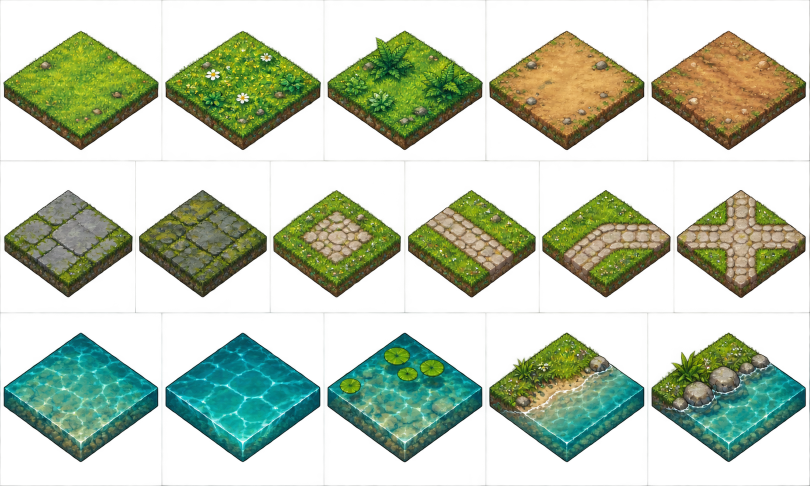
#> input picture godot/art/source/generated_g03/terrain_materials_master.png, 1619 x 971 px (shown at 1/2 size)
$ python build_art_pack.py
#> lines starting #> are read from the running program, lines starting #| are printed output that depends on the picture; after the words box and inside, x2 and y2 are one past the last pixel; in counts of white or black regions, pixels touching at a corner belong together
#!/usr/bin/env python3
"""Crop the original G03 raster master sheets into deterministic game assets."""

from __future__ import annotations

import json
from pathlib import Path

from PIL import Image

ROOT = Path(__file__).resolve().parents[1]
SOURCE = ROOT / "art/source/generated_g03"
TERRAIN = ROOT / "assets/tiles/terrain/g03"
PROPS = ROOT / "assets/props/g03"
CHARACTERS = ROOT / "assets/characters/wayfarer_v1"
TILE_SIZE = (128, 80)
ALPHA_CROP_THRESHOLD = 96

MATERIAL_TILES = [
    ("grass_meadow", 0, 0), ("grass_clover", 1, 0), ("grass_fern", 2, 0),
    ("dirt_ochre", 3, 0), ("dirt_dappled", 4, 0),
    ("stone_moss", 0, 1), ("stone_lichen", 1, 1),
    ("water_clear", 0, 2), ("water_ripple", 1, 2), ("water_lily", 2, 2),
]
PATH_TILES = [
    "path_center", "path_straight_ne_sw", "path_straight_nw_se",
    "path_bend", "path_cross",
]
TRANSITION_TILES = [
    "transition_grass_earth_edge_north", "transition_grass_earth_edge_east",
    "transition_grass_earth_edge_south", "transition_grass_earth_edge_west",
    "transition_grass_earth_diagonal", "transition_grass_water_stones_a",
    "transition_grass_water_stones_b", "transition_earth_cliff_edge",
]


def crop_cell(image: Image.Image, columns: int, rows: int, x: int, y: int, inset_x: int = 0) -> Image.Image:
    box = (
        round(x * image.width / columns), round(y * image.height / rows),
        round((x + 1) * image.width / columns), round((y + 1) * image.height / rows),
    )
    cell = image.crop(box).convert("RGBA")
    if inset_x:
        cell = cell.crop((inset_x, 0, cell.width - inset_x, cell.height))
    mask = cell.getchannel("A").point(lambda value: 255 if value >= ALPHA_CROP_THRESHOLD else 0)
    bounds = mask.getbbox()
    if bounds is None:
        raise ValueError(f"empty cell {x},{y} in {image.size}")
    sprite = cell.crop(bounds)
    # The raster source is painterly and not vector art. Fit it to the established
    # 128x80 texture contract; alpha outside the silhouette remains transparent.
    sprite = sprite.resize(TILE_SIZE, Image.Resampling.LANCZOS)
    return clear_low_alpha(sprite)


def crop_rect(image: Image.Image, box: tuple[int, int, int, int]) -> Image.Image:
    sprite = image.crop(box).convert("RGBA")
    mask = sprite.getchannel("A").point(lambda value: 255 if value >= ALPHA_CROP_THRESHOLD else 0)
    bounds = mask.getbbox()
    if bounds is None:
        raise ValueError(f"empty custom crop {box}")
    return clear_low_alpha(sprite.crop(bounds).resize(TILE_SIZE, Image.Resampling.LANCZOS))


def clear_low_alpha(image: Image.Image, cutoff: int = 12) -> Image.Image:
    image = image.convert("RGBA")
    alpha = image.getchannel("A")
    alpha = alpha.point(lambda value: 0 if value < cutoff else value)
    image.putalpha(alpha)
    return image


def save_grid_tiles() -> list[dict[str, object]]:
    material_sheet = Image.open(SOURCE / "terrain_materials_master.png").convert("RGBA")
    path_sheet = Image.open(SOURCE / "paths_master.png").convert("RGBA")
    transition_sheet = Image.open(SOURCE / "transitions_master.png").convert("RGBA")
    TERRAIN.mkdir(parents=True, exist_ok=True)
    records: list[dict[str, object]] = []
    for name, x, y in MATERIAL_TILES:
        if name == "stone_moss":
            image = crop_rect(material_sheet, (0, round(material_sheet.height / 3), 275, round(2 * material_sheet.height / 3)))
        elif name == "stone_lichen":
            # The source sheet places a stray neighboring outline just left of
            # this stone; trim that 3px sliver without touching the tile face.
            image = crop_rect(material_sheet, (281, round(material_sheet.height / 3), 550, round(2 * material_sheet.height / 3)))
        else:
            image = crop_cell(material_sheet, 5, 3, x, y)
        filename = f"{name}.png"
        image.save(TERRAIN / filename, optimize=True)
        records.append(tile_record(name, filename, "terrain"))
    for index, name in enumerate(PATH_TILES):
        image = crop_cell(path_sheet, 3, 2, index % 3, index // 3)
        filename = f"{name}.png"
        image.save(TERRAIN / filename, optimize=True)
        records.append(tile_record(name, filename, "path"))
    for index, name in enumerate(TRANSITION_TILES):
        image = crop_cell(transition_sheet, 4, 2, index % 4, index // 4)
        filename = f"{name}.png"
        image.save(TERRAIN / filename, optimize=True)
        records.append(tile_record(name, filename, "transition"))
    return records


def tile_record(name: str, filename: str, group: str) -> dict[str, object]:
    master = {
        "terrain": "terrain_materials_master.png",
        "path": "paths_master.png",
        "transition": "transitions_master.png",
    }[group]
    return {
        "name": name,
        "group": group,
        "path": f"res://assets/tiles/terrain/g03/{filename}",
        "size": [128, 80],
        "tile_pitch": [128, 64],
        "texture_origin": [0, -8],
        "display_scale": 0.5,
        "pivot": [64, 32],
        "editable_source": f"res://art/source/generated_g03/{master}",
    }


def save_prop(sheet: Image.Image, filename: str, half: int) -> dict[str, object]:
    left = 0 if half == 0 else sheet.width // 2
    right = sheet.width // 2 if half == 0 else sheet.width
    crop = sheet.crop((left, 0, right, sheet.height)).convert("RGBA")
    mask = crop.getchannel("A").point(lambda value: 255 if value >= 80 else 0)
    bounds = mask.getbbox()
    if bounds is None:
        raise ValueError(f"missing prop in half {half}")
    prop = crop.crop(bounds)
    prop.thumbnail((240, 260), Image.Resampling.LANCZOS)
    canvas = Image.new("RGBA", (256, 288), (0, 0, 0, 0))
    canvas.alpha_composite(prop, ((256 - prop.width) // 2, 280 - prop.height))
    canvas.save(PROPS / filename, optimize=True)
    return {
        "path": f"res://assets/props/g03/{filename}",
        "size": [256, 288],
        "pivot": [128, 280],
        "display_scale": 0.5,
        "origin": "asset base/feet; shadows included in original illustration",
    }


def save_props() -> dict[str, object]:
    PROPS.mkdir(parents=True, exist_ok=True)
    sheet = Image.open(SOURCE / "props_master.png").convert("RGBA")
    return {
        "tree_mosswood": save_prop(sheet, "tree_mosswood.png", 0),
        "rock_moss_stone": save_prop(sheet, "rock_moss_stone.png", 1),
    }


def save_character() -> dict[str, object]:
    sheet = Image.open(SOURCE / "wayfarer_character_master.png").convert("RGBA")
    frame_width, frame_height = 128, 160
    sprite_sheet = Image.new("RGBA", (frame_width * 8, frame_height * 4), (0, 0, 0, 0))
    frame_records = []
    for row in range(4):
        for column in range(8):
            box = (
                round(column * sheet.width / 8), round(row * sheet.height / 4),
                round((column + 1) * sheet.width / 8), round((row + 1) * sheet.height / 4),
            )
            frame = sheet.crop(box).convert("RGBA")
            mask = frame.getchannel("A").point(lambda value: 255 if value >= 64 else 0)
            bounds = mask.getbbox()
            if bounds is None:
                raise ValueError(f"empty character frame {row},{column}")
            frame = clear_low_alpha(frame.crop(bounds), 12)
            frame.thumbnail((116, 142), Image.Resampling.LANCZOS)
            canvas = Image.new("RGBA", (frame_width, frame_height), (0, 0, 0, 0))
            canvas.alpha_composite(frame, ((frame_width - frame.width) // 2, 152 - frame.height))
            sprite_sheet.alpha_composite(canvas, (column * frame_width, row * frame_height))
            frame_records.append({
                "row": row,
                "column": column,
                "rect": [column * frame_width, row * frame_height, frame_width, frame_height],
                "pivot": [64, 152],
            })
    CHARACTERS.mkdir(parents=True, exist_ok=True)
    sprite_sheet.save(CHARACTERS / "wayfarer_v1.png", optimize=True)
    return {
        "path": "res://assets/characters/wayfarer_v1/wayfarer_v1.png",
        "frame_size": [frame_width, frame_height],
        "columns": 8,
        "rows": 4,
        "directions": ["se", "sw", "nw", "ne"],
        "frame_pivot": [64, 152],
        "animation_groups": {"idle": [0, 1, 2, 3], "walk": [4, 5, 6, 7]},
        "idle_fps": 4,
        "walk_fps": 8,
        "frame_count": len(frame_records),
        "frames": frame_records,
        "source_art": "art/source/generated_g03/wayfarer_character_master.png",
    }


def main() -> None:
    expected_names = {
        f"{name}.png" for name, _, _ in MATERIAL_TILES
    } | {f"{name}.png" for name in PATH_TILES} | {f"{name}.png" for name in TRANSITION_TILES}
    TERRAIN.mkdir(parents=True, exist_ok=True)
    for old_file in TERRAIN.iterdir():
        if old_file.suffix in {".png", ".import"}:
            image_name = old_file.name.removesuffix(".import")
            if image_name not in expected_names:
                old_file.unlink()
    tile_records = save_grid_tiles()
#> in save_grid_tiles, material_sheet is the input picture: PIL image 1619x971 RGBA; mean R, G, B, A 41.8, 54.4, 32.3, 101.4
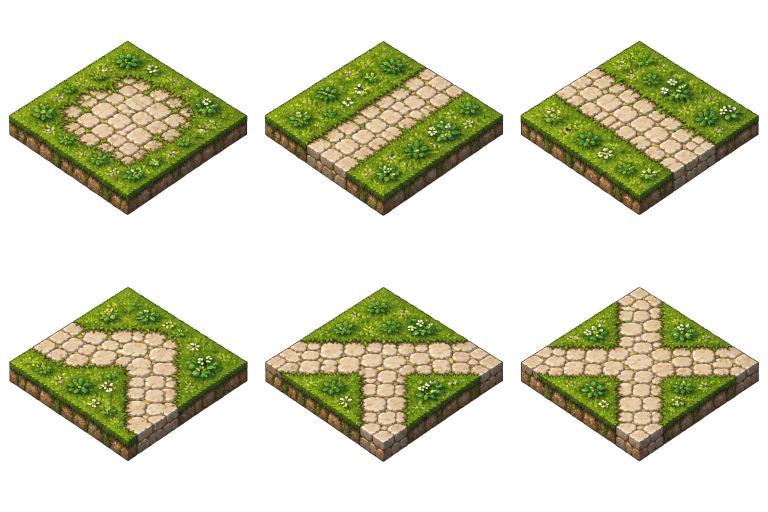
#> input picture godot/art/source/generated_g03/paths_master.png, 1536 x 1024 px (shown at 1/2 size)
#> in save_grid_tiles, path_sheet is the input picture: PIL image 1536x1024 RGBA; mean R, G, B, A 77.7, 77.6, 36.8, 88.5
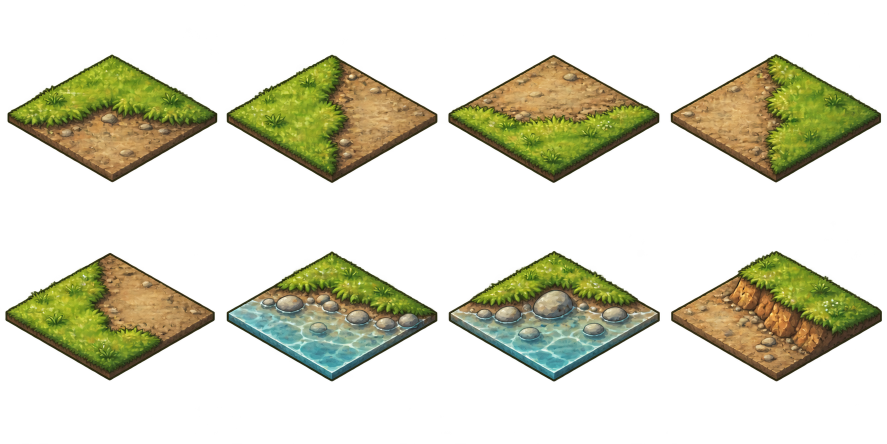
#> input picture godot/art/source/generated_g03/transitions_master.png, 1774 x 887 px (shown at 1/2 size)
#> in save_grid_tiles, transition_sheet is the input picture: PIL image 1774x887 RGBA; mean R, G, B, A 39.6, 39.2, 19.6, 74.9
#> the loop in save_grid_tiles, `for name, x, y in MATERIAL_TILES:` made 10 passes
#> pass 1, in crop_cell, `mask = cell.getchannel("A").point(lambda value: 255 if value >= ALPHA_..`:
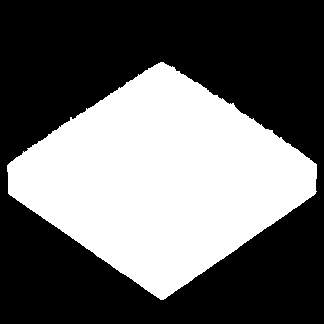
#> mask: PIL image 324x324 L; 40.1% white; 1 white region, box (x1, y1, x2, y2) and area: (7, 62, 317, 300) 42101
#> after the loop in save_grid_tiles, `for name, x, y in MATERIAL_TILES:`: records = 10 items
#> the loop in save_grid_tiles, `for index, name in enumerate(PATH_TILES):` made 5 passes
#> bounds in crop_cell on passes 1 to 5: (18, 81, 495, 430), (18, 82, 494, 431), (17, 82, 494, 430), (18, 62, 495, 410), (19, 62, 494, 412)
#> after the loop in save_grid_tiles, `for index, name in enumerate(PATH_TILES):`:
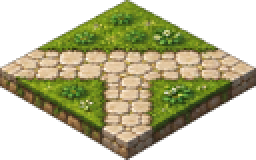
#> image: PIL image 128x80 RGBA (shown 2 times larger); mean R, G, B, A 78.8, 77.5, 43.2, 139.4; transparent parts drawn white
#> after the loop in save_grid_tiles, `for index, name in enumerate(PATH_TILES):`: records = 15 items
#> the loop in save_grid_tiles, `for index, name in enumerate(TRANSITION_TILES):` made 8 passes
#> bounds in crop_cell on passes 1 to 8: (15, 109, 435, 364), (9, 110, 431, 366), (10, 110, 432, 366), (11, 109, 432, 365), (11, 62, 430, 317), (9, 59, 431, 319), (10, 58, 433, 319), (12, 58, 434, 319)
#> after the loop in save_grid_tiles, `for index, name in enumerate(TRANSITION_TILES):`:
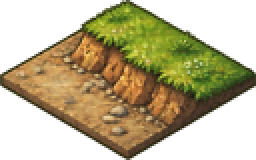
#> image: PIL image 128x80 RGBA (shown 2 times larger); mean R, G, B, A 74.4, 64.8, 29.8, 136.5; transparent parts drawn white
#> after the loop in save_grid_tiles, `for index, name in enumerate(TRANSITION_TILES):`: records = 23 items
#> tile_records = 23 items
    props = save_props()
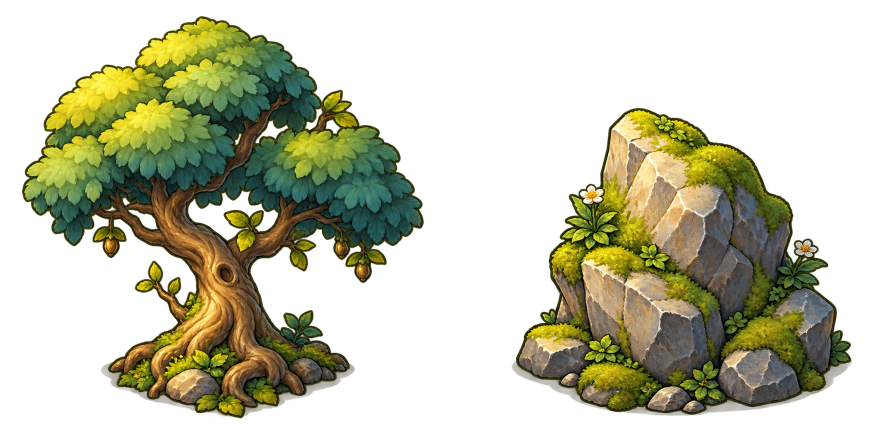
#> input picture godot/art/source/generated_g03/props_master.png, 1774 x 887 px (shown at 1/2 size)
#> in save_props, sheet is the input picture: PIL image 1774x887 RGBA; mean R, G, B, A 44.5, 44.6, 21.5, 98.8
#> in save_prop, `mask = crop.getchannel("A").point(lambda value: 255 if value >= 80 els..`: mask: PIL image 887x887 L; 44.3% white; 1 white region, box (x1, y1, x2, y2) and area: (44, 32, 848, 837) 348239
#> in save_prop, `bounds = mask.getbbox()`: bounds = (44, 32, 848, 837)
#> in save_prop, `canvas = Image.new("RGBA", (256, 288), (0, 0, 0, 0))`: canvas: PIL image 256x288 RGBA; every value is 0
#> call 2 of save_prop, with filename = 'rock_moss_stone.png', half = 1
#> in save_prop (call 2), `mask = crop.getchannel("A").point(lambda value: 255 if value >= 80 els..`: mask: PIL image 887x887 L; 34.9% white; 4 white regions (3 under 20 px), largest, box (x1, y1, x2, y2) and area: (143, 216, 816, 831) 274624
#> in save_prop (call 2), `bounds = mask.getbbox()`: bounds = (143, 216, 816, 831)
#> in save_prop (call 2), `canvas.alpha_composite(prop, ((256 - prop.width) // 2, 280 - prop.heig..`:
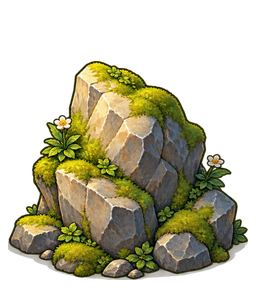
#> canvas: PIL image 256x288 RGBA; mean R, G, B, A 57.2, 53.9, 29.9, 118.1; transparent parts drawn white
#> props = 2 items
    character = save_character()
    source_files = [
        "terrain_materials_master.png", "paths_master.png", "transitions_master.png",
        "props_master.png", "wayfarer_character_master.png",
    ]
    metadata = {
        "package": "Sotomar/Fímbria G03 original art prototype",
        "source_art": "Raster masters in res://art/source/generated_g03/",
        "editable_raster_masters": [
            {"path": f"res://art/source/generated_g03/{name}", "size": list(Image.open(SOURCE / name).size)}
            for name in source_files
        ],
        "art_status": "PROTOTYPE_REQUIRES_VISUAL_REVIEW",
        "tiles": tile_records,
        "props": props,
        "character": character,
    }
    (ROOT / "resources/art_pack_g03.json").write_text(
        json.dumps(metadata, ensure_ascii=False, indent=2) + "\n", encoding="utf-8"
    )
    print(f"Exported {len(tile_records)} terrain/path/transition tiles, 2 props and {character['frame_count']} character frames")


if __name__ == "__main__":
#> (the run stopped early here; a loop or call above may not have finished)
